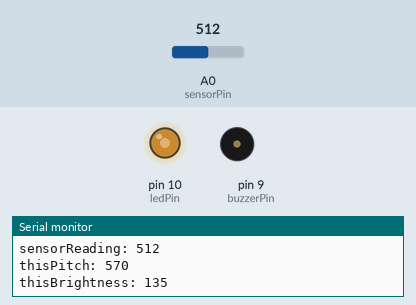
A sketch run on a simulated Arduino Uno, built with avr-gcc and run on an emulated ATmega328P. On the bench: output pins drawn as LEDs (lit = HIGH), buzzer (waves = sounding), the last lines printed to the serial monitor. The test bench sets the inputs (shaded band); at power-on: A0 (sensorPin) = 512.

Above: at 1.2 s.
1.3 s: A0 (sensorPin) set to 306
At 1.8 s:
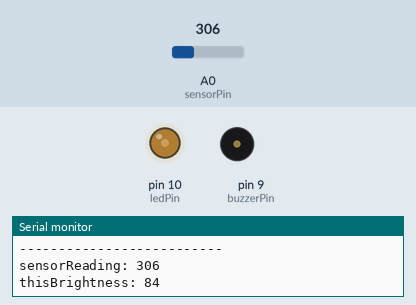
2.9 s: A0 (sensorPin) set to 0
At 4.2 s:
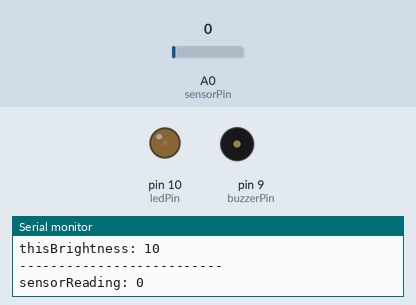
4.5 s: A0 (sensorPin) set to 350
At 5.2 s:
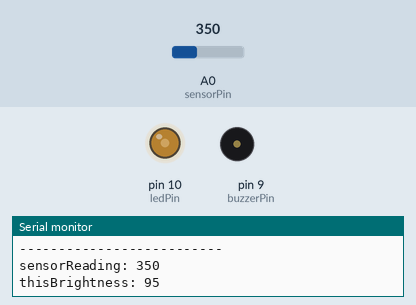
7.5 s: A0 (sensorPin) set to 375
At 9.0 s:
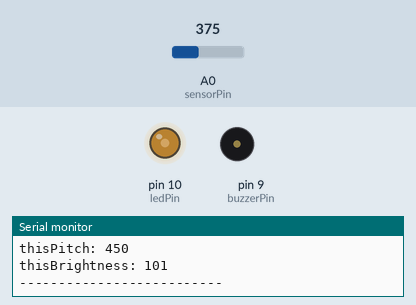
10.5 s: A0 (sensorPin) set to 122
At 11.8 s:
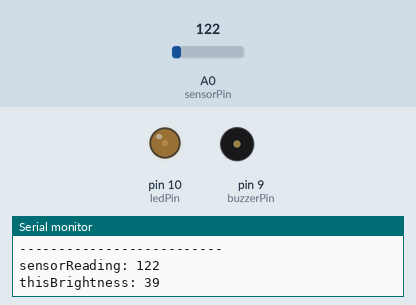
13.5 s: A0 (sensorPin) set to 511
At 14.4 s:
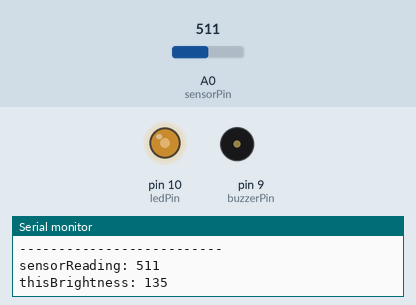
Timing chart, 0 to 17.5 s (numbered marks = the images above; inputs shaded):
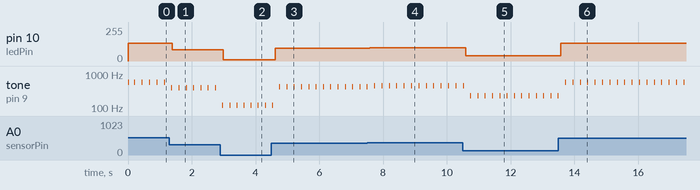

The sketch:

pinch_it.ino
```cpp
/****************************************ISSUE TO BE SOLVED****************************************/
/* the update frequency of the buzzer and the LED can not be separated.
   I want the buzzer to update every few hundred millisec so that it sounds like a 8-bit tune.
   On the other hand, I want the LED to refresh as frequent as possible so that the transition between different brightnesses are smooth.
   If I run both functions in the loop function, a delay in one of the functions affect the update frequency of all other parts.

   One solution I can think of for now is to use a for loop + modulo to limit the pace of the buzzer.
   However, I don't know if a for loop can run forever. Otherwise there's be a time limit for the program.*/


/*^^^^^^^^^^^^^^^^^^^^^^^^^^^^^^^^^^^^^^^^^ISSUE SOLVED^^^^^^^^^^^^^^^^^^^^^^^^^^^^^^^^^^^^^^^^^*/

/* Solved by adding a global variable called updateFrenquencyLimiter.
   Use it in the loop function (basically a loop that runs forever, which is what I was looking for) with modulo.
   So now the LED is updating at 5 times the speed than the buzzer.*/


/*--------------------------------------------- MAIN ---------------------------------------------*/

//globle variables
int buzzerPin = 9;
int ledPin = 10;
int sensorPin = A0;

int sensorReading;
int sensorReadingMin = 0;
int sensorReadingMax = 1000;

int updateFrenquencyLimiter = 0;                         // a variable used to limit the update frequency of the buzzer, so that it updates at a lower pace then the LED (refer to the documented issue solution)


void setup() {


  Serial.begin(9600);                                    // initialize serial communications (for debugging only):

  pinMode(ledPin, OUTPUT);                               // set the pin for the led

}


void loop() {

  sensorReading = analogRead(sensorPin);                // read the sensor
  // sensorReading = map(sensorReading, 1,1024, 1,1000);

  Serial.print("sensorReading: ");
  Serial.println(sensorReading);                       // print the sensor reading so you know its range

  if (updateFrenquencyLimiter%3 == 0){
    buzz(sensorReading);                               // the buzzer buzzes once every 3  times the LED refreshes
  }
  led(sensorReading);                                  // light the LED

  Serial.println("--------------------------");        // print a divider for readability

  updateFrenquencyLimiter++;

  delay(10);                                           // delay in between reads for stability

}


/*--------------------------------------------- FUNCTIONS ---------------------------------------------*/


void buzz(int sensorReading) {

  // a function that controls the behaviour of the buzzer
  // map the analog input range (in this case, 0 - 1000 from the pressure sensor)
  // to the output pitch range (120 - 1000Hz)

  int lowPitch = 120;             // the lowest pitch
  int highPitch = 1000;           // the hightest pitch
  int thisPitch = map(sensorReading, sensorReadingMin, sensorReadingMax, lowPitch, highPitch);     // calculate the current pitch value according to the sensor reading

  Serial.print("thisPitch: ");
  Serial.println(thisPitch);      // print the current pitch for debugging

  tone(buzzerPin, thisPitch, 30); // set the buzzer's pin, play the pitch

//  delay(300);                   // delay in between reads for stability

}


/*--------------------------------------------------------*/


void led(int sensorReading) {

  // a function that controls the behaviour of the LED
  // make LED brighter according to sensor

  //  int shortInterval = 200;
  //  int longInterval = 2000;
  //  int blinkInterval = map(sensorReading, 0, 1000, shortInterval, longInterval);


  int baseBrightness = 10;                             // how bright the LED initially is (0-255)
  int fadeAmount = map(sensorReading, sensorReadingMin, sensorReadingMax, 0, (255-baseBrightness));  // calculate how much the brightness changes according to the sonsor reading
  int thisBrightness = baseBrightness + fadeAmount;    // change the current brightness

  Serial.print("thisBrightness: ");
  Serial.println(thisBrightness);                      // print the current brightness for debugging

  // the syntax for analogWrite: https://www.arduino.cc/reference/en/language/functions/analog-io/analogwrite/
  analogWrite(ledPin, thisBrightness);                 // set the initial brightness of pin 9:

//  delay(30);                                           // wait for 30 milliseconds to see the dimming effect

}
```

Measured:
- the behaviour switches between 367 and 368 on A0 (sensorPin) (found by bisection; images 3 and 4)
- after the input at 1.3 s, pin 10 (ledPin): 135/255 → 84/255 after 0.08 s
- after the input at 2.9 s, pin 10 (ledPin): 84/255 → 10/255 after 0.08 s
- after the input at 4.5 s, pin 10 (ledPin): 10/255 → 95/255 after 0.11 s
- after the input at 7.5 s, pin 10 (ledPin): 95/255 → 101/255 after 0.09 s
- after the input at 10.5 s, pin 10 (ledPin): 101/255 → 39/255 after 0.10 s
- after the input at 13.5 s, pin 10 (ledPin): 39/255 → 135/255 after 0.08 s
- by itself, tone on pin 9 (buzzerPin): alternates 569 Hz for 0.03 s and silent for 0.20 s
